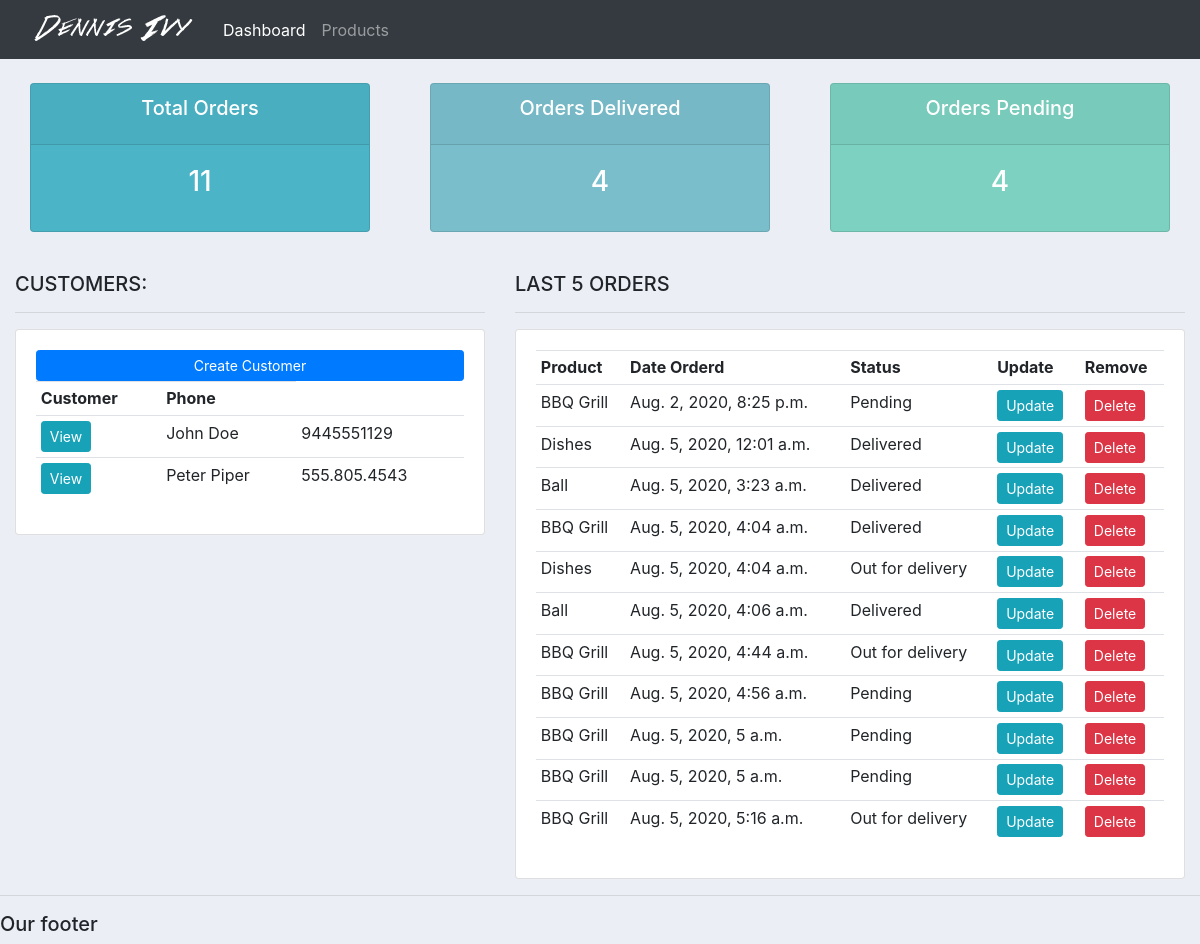
/, run on an earlier commit of the app's database.
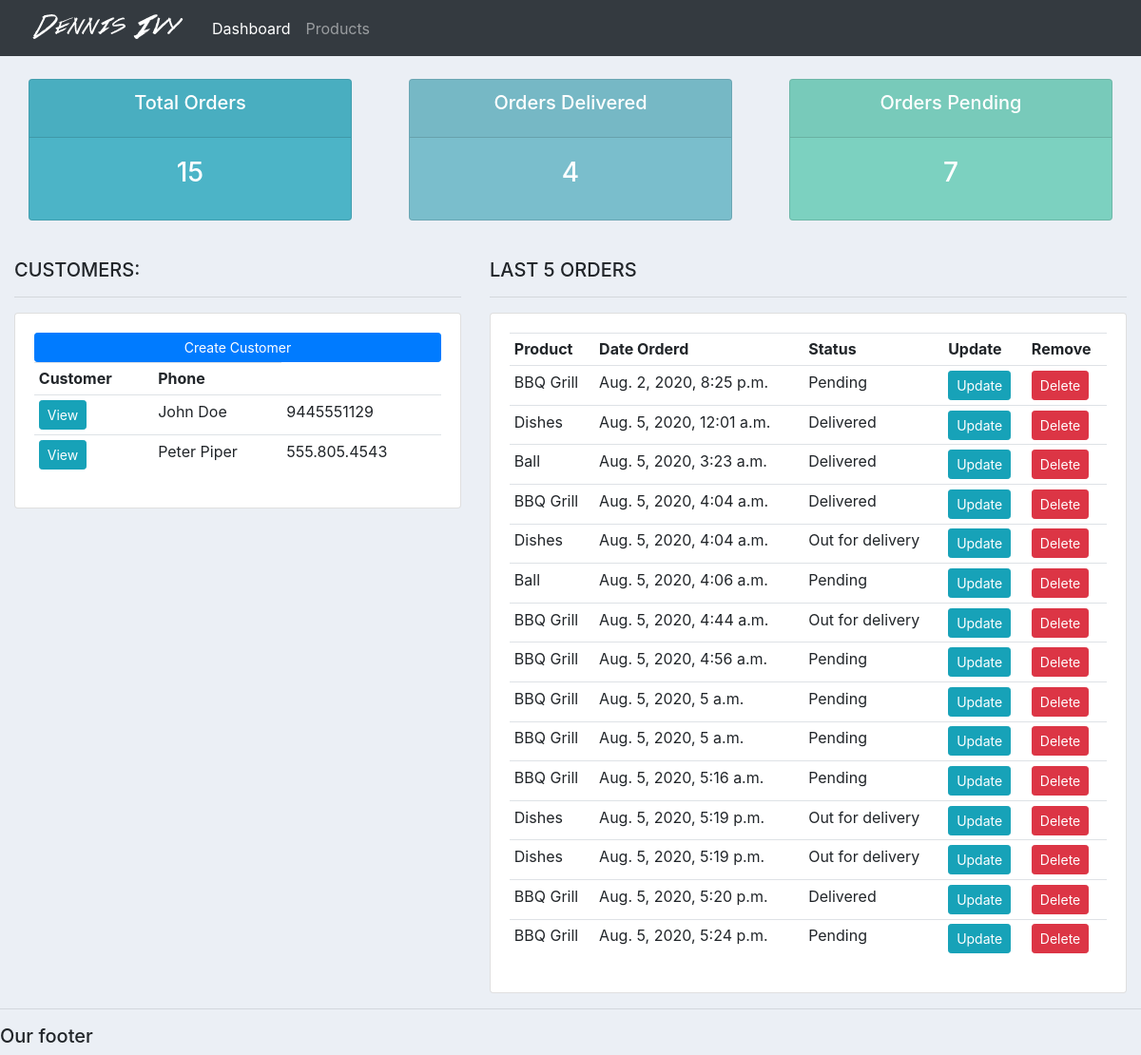
And on a later commit of the database.
### accounts/models.py (models this page shows, shortened)
class Customer(models.Model):
	name = models.CharField(max_length=200, null=True)
	phone = models.CharField(max_length=200, null=True)
	email = models.CharField(max_length=200, null=True)
	date_created = models.DateTimeField(auto_now_add=True, null=True)

class Order(models.Model):
	STATUS = (
			('Pending', 'Pending'),
			('Out for delivery', 'Out for delivery'),
			('Delivered', 'Delivered'),
			)
	customer = models.ForeignKey(Customer, null=True, on_delete= models.SET_NULL)
	product = models.ForeignKey(Product, null=True, on_delete= models.SET_NULL)
	date_created = models.DateTimeField(auto_now_add=True, null=True)
	status = models.CharField(max_length=200, null=True, choices=STATUS)

class Product(models.Model):
	CATEGORY = (
			('Indoor', 'Indoor'),
			('Out Door', 'Out Door'),
			)
	name = models.CharField(max_length=200, null=True)
	price = models.FloatField(null=True)
	category = models.CharField(max_length=200, null=True, choices=CATEGORY)
	description = models.CharField(max_length=200, null=True, blank=True)
	date_created = models.DateTimeField(auto_now_add=True, null=True)
	tags = models.ManyToManyField(Tag)
	def __str__(self):
		return self.name

### accounts/views.py (the view)
# urls.py: path('', views.home, name="home"),
def home(request):
	orders = Order.objects.all()
	customers = Customer.objects.all()
	total_customers = customers.count()
	total_orders = orders.count()
	delivered = orders.filter(status='Delivered').count()
	pending = orders.filter(status='Pending').count()
	context = {'orders':orders, 'customers':customers,
	'total_orders':total_orders,'delivered':delivered,
	'pending':pending }
	return render(request, 'accounts/dashboard.html', context)

### accounts/templates/accounts/dashboard.html
{%  extends 'accounts/main.html' %}
{% block content %}
{%  include 'accounts/status.html' %}
<br>
<div class="row">
	<div class="col-md-5">
		<h5>CUSTOMERS:</h5>
		<hr>
		<div class="card card-body">
			<a class="btn btn-primary  btn-sm btn-block" href="">Create Customer</a>
			<table class="table table-sm">
				<tr>
					<th>Customer</th>
					<th>Phone</th>
				</tr>
				{% for customer in customers %}
					<tr>
						<td><a class="btn btn-sm btn-info" href="{% url 'customer' customer.id %}">View</a></td>
						<td>{{customer.name}}</td>
						<td>{{customer.phone}}</td>
					</tr>
				{% endfor %}
			</table>
		</div>
	</div>
	<div class="col-md-7">
		<h5>LAST 5 ORDERS</h5>
		<hr>
		<div class="card card-body">
			<table class="table table-sm">
				<tr>
					<th>Product</th>
					<th>Date Orderd</th>
					<th>Status</th>
					<th>Update</th>
					<th>Remove</th>
				</tr>
				{% for order in orders %}
					<tr>
						<td>{{order.product}}</td>
						<td>{{order.date_created}}</td>
						<td>{{order.status}}</td>
						<td><a class="btn btn-sm btn-info" href="{% url 'update_order' order.id %}">Update</a></td>
						<td><a class="btn btn-sm btn-danger" href="{% url 'delete_order' order.id %}">Delete</a></td>
					</tr>
				{% endfor %}
			</table>
		</div>
	</div>
</div>
{% endblock %}

What changed in the data, as far as the page shows it:
changed Order "Aug. 5, 2020, 4:06 a.m.": status "Delivered" → "Pending"
changed Order "Aug. 5, 2020, 5:16 a.m.": status "Out for delivery" → "Pending"
added Order: product "Dishes", date_created "Aug. 5, 2020, 5:19 p.m.", status "Out for delivery"
added Order: product "Dishes", date_created "Aug. 5, 2020, 5:19 p.m.", status "Out for delivery"
added Order: product "BBQ Grill", date_created "Aug. 5, 2020, 5:20 p.m.", status "Delivered"
added Order: product "BBQ Grill", date_created "Aug. 5, 2020, 5:24 p.m.", status "Pending"
Also different on the page:
{{ total_orders }}: "11" → "15"
{{ pending }}: "4" → "7"
